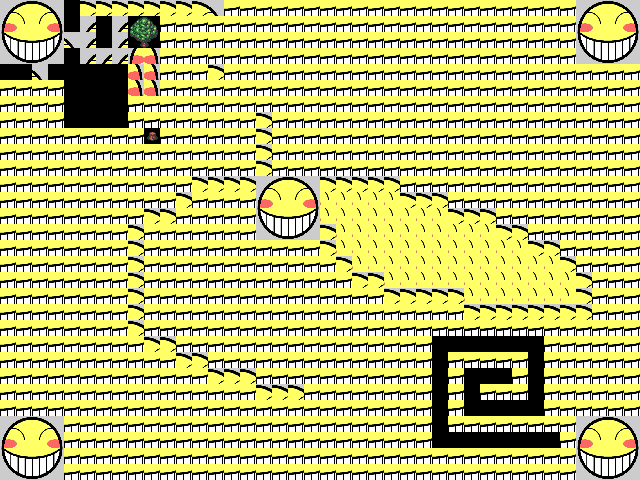

A level layout from a 2D game, rendered from its tile map. Below: a short description, then the map file with tile-grid data replaced by summaries:
An orthogonal 40x30 tile map with 16x16 px tiles, 3 tile layers (bg, fg, top), 2 tilesets and 2 objects (2x nonc).

<map version="1.0" orientation="orthogonal" width="40" height="30" tilewidth="16" tileheight="16" backgroundcolor="#000000">
 <tileset firstgid="1" name="wwww" tilewidth="16" tileheight="16">
  <image source="ed.png" width="64" height="64" />
 </tileset>
 <tileset firstgid="17" name="forest" tilewidth="16" tileheight="16">
  <image source="forest.gif" width="80" height="112" />
 </tileset>
 <layer name="bg" width="40" height="30">
  <data>[1200 cells, 1140 non-empty, 17 distinct tile ids]</data>
 </layer>
 <layer name="fg" width="40" height="30">
  <data>[1200 cells, 2 non-empty, 2 distinct tile ids]</data>
 </layer>
 <layer name="top" width="40" height="30">
  <data>[1200 cells, 2 non-empty, 2 distinct tile ids]</data>
 </layer>
 <objectgroup name="ob" width="40" height="30">
  <object name="trunk" type="nonc" x="128" y="32" width="32" height="16">
   <properties>
    <property name="walkable" value="0" />
   </properties>
  </object>
  <object name="stump" type="nonc" x="144" y="128" width="16" height="16">
   <properties>
    <property name="walkable" value="0" />
   </properties>
  </object>
 </objectgroup>
</map>
